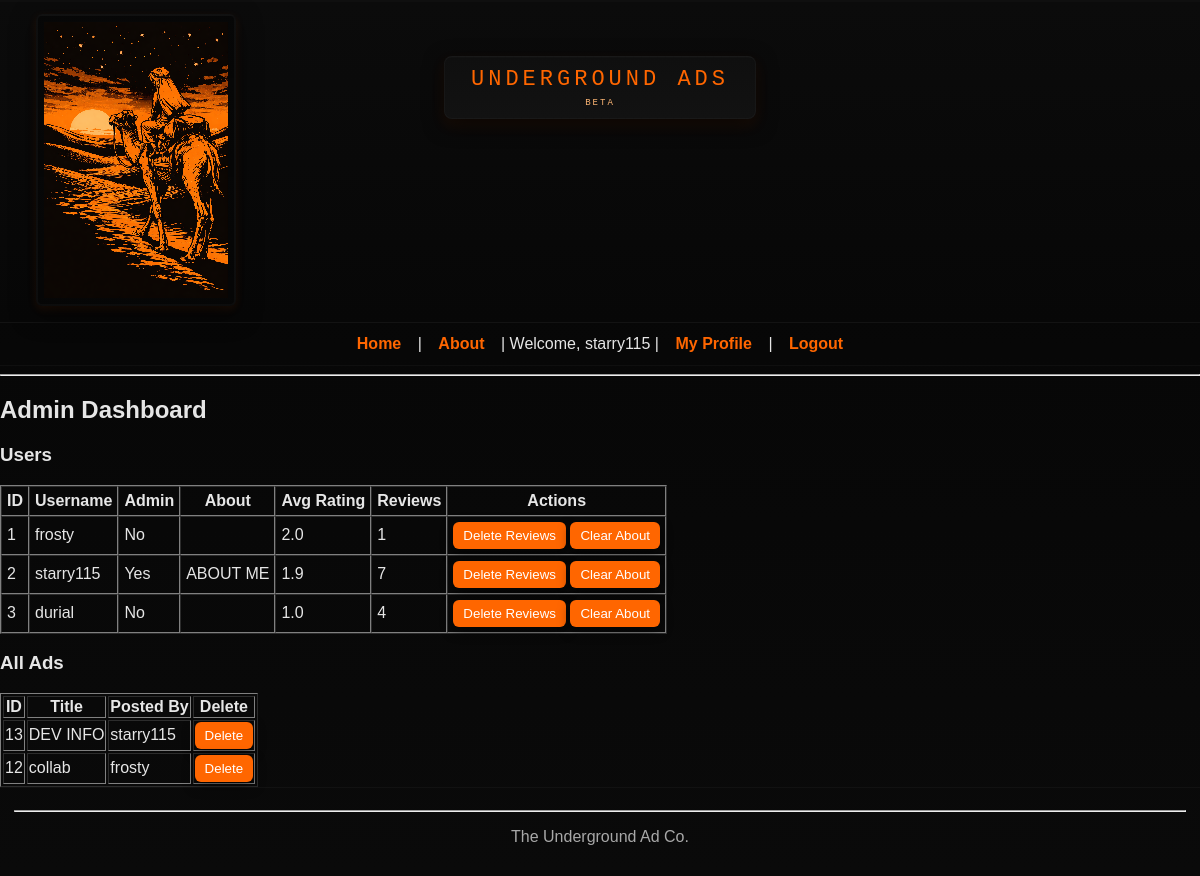
/admin (signed in), run on the app's committed database.
### tables this page shows
CREATE TABLE users (
            id INTEGER PRIMARY KEY AUTOINCREMENT,
            username TEXT UNIQUE NOT NULL,
            password_hash TEXT NOT NULL,
            created_at TIMESTAMP DEFAULT CURRENT_TIMESTAMP
        , is_admin INTEGER DEFAULT 0, about TEXT DEFAULT '', pgp_public_key TEXT, pgp_private_key_encrypted TEXT, pgp_key_salt TEXT, pgp_key_nonce TEXT);

CREATE TABLE ads (
            id INTEGER PRIMARY KEY AUTOINCREMENT,
            title TEXT NOT NULL,
            description TEXT NOT NULL,
            image TEXT,
            user_id INTEGER NOT NULL,
            created_at TIMESTAMP DEFAULT CURRENT_TIMESTAMP,
            FOREIGN KEY (user_id) REFERENCES users (id)
        );

### app.py (the view)
@app.route("/admin")
@admin_required
def admin_dashboard():
    conn = get_db()
    cur = conn.cursor()
    cur.execute(
        """
        SELECT u.id, u.username, u.is_admin, u.about,
               IFNULL(ROUND(AVG(r.rating), 1), 'No ratings') AS avg_rating,
               COUNT(r.id) AS review_count
        FROM users u
        LEFT JOIN ratings r ON u.id = r.seller_id
        GROUP BY u.id
        ORDER BY u.id ASC
        """
    )
    users = cur.fetchall()
    cur.execute("SELECT ads.*, users.username FROM ads JOIN users ON ads.user_id = users.id ORDER BY ads.id DESC")
    ads = cur.fetchall()
    conn.close()
    return render_template("admin_dashboard.html", users=users, ads=ads)

### app.py (called while the page is built)
def admin_required(f):
    @wraps(f)
    def decorated_function(*args, **kwargs):
        if "user_id" not in session:
            return redirect(url_for("login"))
        conn = get_db()
        cur = conn.cursor()
        cur.execute("SELECT is_admin FROM users WHERE id = ?", (session["user_id"],))
        user = cur.fetchone()
        conn.close()
        if not user or user["is_admin"] == 0:
            return "Access denied: admin only", 403
        return f(*args, **kwargs)
    return decorated_function

### db.py (called while the page is built)
def get_db():
    db_path = os.path.join(os.path.dirname(__file__), "uadb.db")
    conn = sqlite3.connect(db_path)
    conn.row_factory = sqlite3.Row
    return conn

### templates/admin_dashboard.html
{% extends "base.html" %}
{% block content %}
<h2>Admin Dashboard</h2>
<h3>Users</h3>
<table border="1" cellspacing="0" cellpadding="5">
    <tr>
        <th>ID</th>
        <th>Username</th>
        <th>Admin</th>
        <th>About</th>
        <th>Avg Rating</th>
        <th>Reviews</th>
        <th>Actions</th>
    </tr>
    {% for u in users %}
    <tr>
        <td>{{ u.id }}</td>
        <td>{{ u.username }}</td>
        <td>{{ 'Yes' if u.is_admin else 'No' }}</td>
        <td>{{ u.about if u.about else '' }}</td>
        <td>{{ u.avg_rating }}</td>
        <td>{{ u.review_count }}</td>
        <td>
            <form action="{{ url_for('delete_user_reviews', user_id=u.id) }}" method="post" style="display:inline;">
                <button type="submit" onclick="return confirm('Delete all reviews for {{ u.username }}?')">
                    Delete Reviews
                </button>
            </form>
            <form action="{{ url_for('delete_user_about', user_id=u.id) }}" method="post" style="display:inline;">
                <button type="submit" onclick="return confirm('Clear About section for {{ u.username }}?')">
                    Clear About
                </button>
            </form>
        </td>
    </tr>
    {% endfor %}
</table>
<h3>All Ads</h3>
<table border="1">
    <tr><th>ID</th><th>Title</th><th>Posted By</th><th>Delete</th></tr>
    {% for ad in ads %}
    <tr>
        <td>{{ ad.id }}</td>
        <td>{{ ad.title }}</td>
        <td>{{ ad.username }}</td>
        <td>
            <form action="{{ url_for('delete_ad_m', ad_id=ad.id) }}" method="post" style="display:inline;">
                <button type="submit">Delete</button>
            </form>
        </td>
    </tr>
    {% endfor %}
</table>
{% endblock %}

### templates/base.html (shortened to what this page needs)
<!DOCTYPE html>
<html lang="en">
<head>
    <link rel="stylesheet" href="{{ url_for('static', filename='style.css') }}">
</head>
<body>
    <header class="site-header">
        <div class="logo-area">
            <a href="{{ url_for('home') }}">
                <img src="{{ url_for('static', filename='images/ua_logo_2.png') }}" class="logo" alt="Underground Ads Logo">
            </a>
        </div>
        <div class="banner-text">
            <span class="banner-card">
                UNDERGROUND ADS
                <span class="beta">BETA</span>
            </span>
        </div>
    </header>
    <nav class="nav-area">
        <a href="{{ url_for('home') }}">Home</a> |
        <a href="{{ url_for('about') }}">About</a> |
        {% if session.username %}
        <span>Welcome, {{ session.username }}</span> |
        <a href="{{ url_for('profile') }}">My Profile</a> |
        <a href="{{ url_for('logout') }}">Logout</a>
        {% else %}
        <a href="{{ url_for('register') }}">Register</a> |
        <a href="{{ url_for('login') }}">Login</a>
        {% endif %}
    </nav>
    <hr>
    <main>
        {% block content %}{% endblock %}
    </main>
    <footer>
        <hr>
        <p>The Underground Ad Co.</p>
    </footer>
</body>
</html>

### static/style.css (style rules this page uses)
:root { --ua-orange: #ff6600; --ua-dark-bg: #070707; --card-bg: #0f0f0f; --muted: #a8a8a8; --accent-shadow: rgba(255,102,0,0.12); }
* { box-sizing: border-box }
body { margin: 0; font-family: "Verdana","Arial",sans-serif; background: linear-gradient(180deg,#050505,#0a0a0a); color: #e6e6e6; -webkit-font-smoothing: antialiased; }
.site-header { position: relative; display: flex; align-items: center; justify-content: flex-start; padding: 12px 36px; gap: 18px; border-top: 2px solid rgba(255,255,255,0.03); border-bottom: 1px solid rgba(255,255,255,0.03); background: linear-gradient(180deg,#0b0b0b,#070707); }
.logo-area { display: flex; align-items: center; }
.logo { width: 200px; height: auto; image-rendering: pixelated; border: 2px solid rgba(255,255,255,0.03); padding: 6px; border-radius: 6px; background: linear-gradient(180deg, rgba(0,0,0,0.35), rgba(0,0,0,0.12)); box-shadow: 0 8px 24px rgba(0,0,0,0.6), 0 3px 8px var(--accent-shadow); }
.banner-text { position: absolute; left: 50%; transform: translateX(-50%); top: 54px; text-align: center; pointer-events: none; z-index: 50; }
.banner-card { display: inline-block; background: linear-gradient(180deg,#0f0f0f,#121212); color: var(--ua-orange); padding: 10px 26px; font-family: "Press Start 2P", "Courier New", monospace; font-size: 22px; letter-spacing: 4px; border-radius: 8px; border: 1px solid rgba(255,255,255,0.03); box-shadow: 0 6px 20px rgba(0,0,0,0.8), 0 6px 14px var(--accent-shadow); pointer-events: auto; }
.banner-card .beta { display: block; font-size: 9px; color: #ffb775; letter-spacing: 2px; margin-top: 6px; }
.nav-area { text-align: center; background: transparent; padding: 12px 0; border-bottom: 1px solid rgba(255,255,255,0.03); }
.nav-area a { color: var(--ua-orange); font-weight: 700; margin: 0 12px; text-decoration: none; }
button, .btn { background: var(--ua-orange); color: #fff; border: 0; padding: 6px 10px; border-radius: 6px; cursor: pointer; box-shadow: 0 4px 12px rgba(0,0,0,0.5); }
footer { color: var(--muted); text-align: center; padding: 14px; border-top: 1px solid rgba(255,255,255,0.03); background: transparent; }
a { color: var(--ua-orange); text-decoration: none; font-weight: 600; }

### data on the page
users: username "starry115", id "2", is_admin "Yes", about "ABOUT ME", avg_rating "1.9", review_count "7"
users: id "1", username "frosty", is_admin "No", avg_rating "2.0", review_count "1"
users: id "3", username "durial", is_admin "No", avg_rating "1.0", review_count "4"
ads: id "13", title "DEV INFO", username "starry115"
ads: id "12", title "collab", username "frosty"
